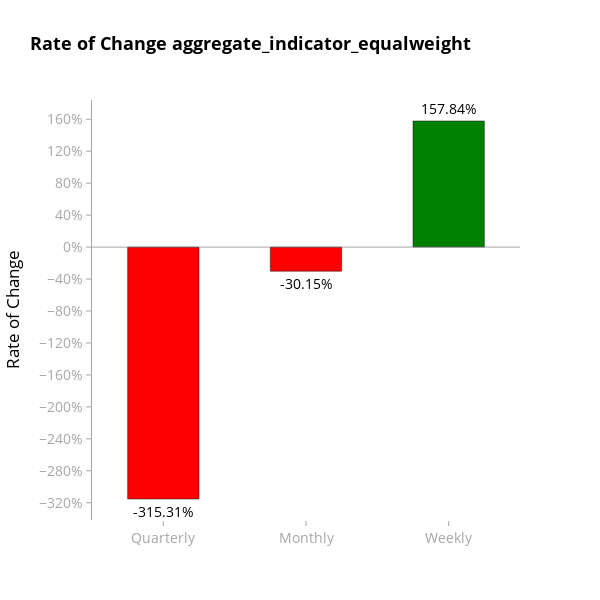
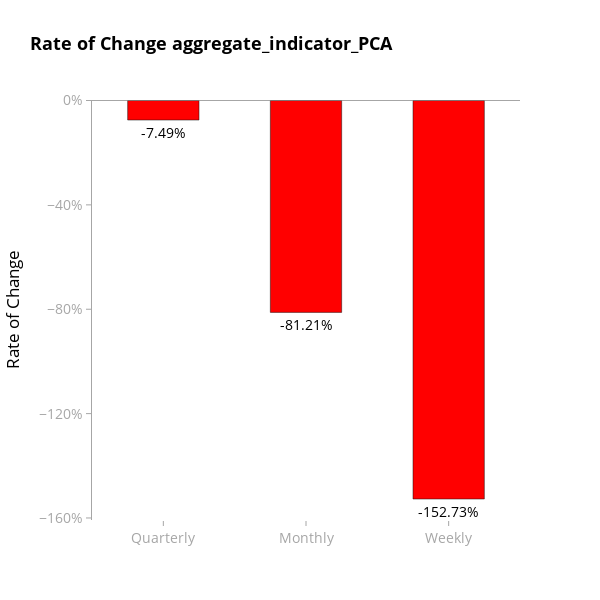

Notebook code for these charts, in order:
### Code cell
import plotly.io as pio  # Import plotly.io for saving HTML

# Define the color codes (matching the colors in create_indicator_chart)
GREY_COLOR = 'rgba(128, 128, 128, 0.7)'  # Semi-transparent grey
RED_COLOR = 'red'  # Red color for positive changes
BLUE_COLOR = 'blue'  # Blue color for negative changes

# Function to calculate percentage changes for given time periods
def calculate_periodic_changes(df, column):
    # Calculate the percentage changes for weekly, monthly, and quarterly periods
    weekly_change = df[column].pct_change(7).iloc[-1] * 100  # 7 days for weekly change
    monthly_change = df[column].pct_change(30).iloc[-1] * 100  # 30 days for monthly change
    quarterly_change = df[column].pct_change(90).iloc[-1] * 100  # 90 days for quarterly change

    return weekly_change, monthly_change, quarterly_change

# Create the bar chart for quarterly, monthly, and weekly changes
def create_bar_chart(merged_df, column):
    # Calculate percentage changes for the specified column
    weekly_change, monthly_change, quarterly_change = calculate_periodic_changes(merged_df, column)
    
    # Define the periods and changes in the new order: quarterly, monthly, weekly
    periods = ['Quarterly', 'Monthly', 'Weekly']
    changes = [quarterly_change, monthly_change, weekly_change]
    
    # Determine the color for each bar: RED_COLOR for positive, BLUE_COLOR for negative
    colors = ['green' if change > 0 else 'red' for change in changes]

    # Create the bar chart with the updated bar width
    fig = go.Figure()
    fig.add_trace(
        go.Bar(
            x=periods,
            y=changes,
            marker_color=colors,  # Set the colors for each bar
            text=[f"{change:.2f}%" for change in changes],  # Add text labels with percentage values
            textposition='outside',
            width=0.5  # Make the bars wider (as per your change)
        )
    )

    # Customize the layout
    fig.update_layout(
        title={
            'text': f"Rate of Change {column}",
            'font': {'color': 'black', 'size': 18, 'weight': 'bold'}
        },
        xaxis_title=None,  # Remove the x-axis title
        yaxis_title="Rate of Change",  # Change "Percentage Change" to "Rate of Change"
        yaxis_ticksuffix="%",
        plot_bgcolor='white',
        paper_bgcolor='white',
        font={'color': 'black', 'size': 14},
        width=600,  # Keep width at 600 pixels
        height=600,  # Keep height at 600 pixels
        hovermode="x unified",
    )

    # Add a horizontal line at y = 0%
    fig.add_hline(y=0, line_dash="solid", line_color=GREY_COLOR, line_width=1)

    # Set y-axis tickers to every 20% (like 0, 20, 40, 60, ... and -20, -40, -60, ...)
    fig.update_yaxes(
        showgrid=False, 
        tickfont={'color': GREY_COLOR, 'size': 14},  # Make y-axis labels grey
        zeroline=False,
        linecolor=GREY_COLOR,  # Grey color for y-axis lines
        showline=True,
        ticks='outside',
        tickcolor=GREY_COLOR,
        dtick=40  # Set dtick to 20 to display tickers every 20%
    )

    # Update x-axis (periods)
    fig.update_xaxes(
        showgrid=False, 
        tickfont={'color': GREY_COLOR, 'size': 14},  # Make x-axis labels grey
        zeroline=False,
        linecolor=None,  # Remove x-axis line
        showline=False,  # Ensure no line on x-axis
        ticks='outside',
        tickcolor=GREY_COLOR
    )

    # Show the chart
    fig.show()

    # Save the chart as an HTML file
    pio.write_html(fig, file=f'{column}_periodic_changes_chart.html')

# Call the function for aggregate indicator columns and save charts
create_bar_chart(merged_df, 'aggregate_indicator_equalweight')
create_bar_chart(merged_df, 'aggregate_indicator_PCA')

### Figure 1 — Plotly figure (JSON) as saved in the notebook; plotly's stock layout.template omitted (floating-point values rounded to 4 significant figures)
{"data": [{"marker": {"color": ["red", "red", "green"]}, "text": ["-315.31%", "-30.15%", "157.84%"], "textposition": "outside", "width": 0.5, "x": ["Quarterly", "Monthly", "Weekly"], "y": [-315.3, -30.15, 157.8], "type": "bar"}], "layout": {"title": {"font": {"color": "black", "size": 18, "weight": "bold"}, "text": "Rate of Change aggregate_indicator_equalweight"}, "yaxis": {"title": {"text": "Rate of Change"}, "ticksuffix": "%", "tickfont": {"color": "rgba(128, 128, 128, 0.7)", "size": 14}, "showgrid": false, "zeroline": false, "linecolor": "rgba(128, 128, 128, 0.7)", "showline": true, "ticks": "outside", "tickcolor": "rgba(128, 128, 128, 0.7)", "dtick": 40}, "font": {"color": "black", "size": 14}, "xaxis": {"title": {}, "tickfont": {"color": "rgba(128, 128, 128, 0.7)", "size": 14}, "showgrid": false, "zeroline": false, "showline": false, "ticks": "outside", "tickcolor": "rgba(128, 128, 128, 0.7)"}, "plot_bgcolor": "white", "paper_bgcolor": "white", "width": 600, "height": 600, "hovermode": "x unified", "shapes": [{"line": {"color": "rgba(128, 128, 128, 0.7)", "dash": "solid", "width": 1}, "type": "line", "x0": 0, "x1": 1, "xref": "x domain", "y0": 0, "y1": 0, "yref": "y"}]}}

### Figure 2 — Plotly figure (JSON) as saved in the notebook; plotly's stock layout.template omitted (floating-point values rounded to 4 significant figures)
{"data": [{"marker": {"color": ["red", "red", "red"]}, "text": ["-7.49%", "-81.21%", "-152.73%"], "textposition": "outside", "width": 0.5, "x": ["Quarterly", "Monthly", "Weekly"], "y": [-7.485, -81.21, -152.7], "type": "bar"}], "layout": {"title": {"font": {"color": "black", "size": 18, "weight": "bold"}, "text": "Rate of Change aggregate_indicator_PCA"}, "yaxis": {"title": {"text": "Rate of Change"}, "ticksuffix": "%", "tickfont": {"color": "rgba(128, 128, 128, 0.7)", "size": 14}, "showgrid": false, "zeroline": false, "linecolor": "rgba(128, 128, 128, 0.7)", "showline": true, "ticks": "outside", "tickcolor": "rgba(128, 128, 128, 0.7)", "dtick": 40}, "font": {"color": "black", "size": 14}, "xaxis": {"title": {}, "tickfont": {"color": "rgba(128, 128, 128, 0.7)", "size": 14}, "showgrid": false, "zeroline": false, "showline": false, "ticks": "outside", "tickcolor": "rgba(128, 128, 128, 0.7)"}, "plot_bgcolor": "white", "paper_bgcolor": "white", "width": 600, "height": 600, "hovermode": "x unified", "shapes": [{"line": {"color": "rgba(128, 128, 128, 0.7)", "dash": "solid", "width": 1}, "type": "line", "x0": 0, "x1": 1, "xref": "x domain", "y0": 0, "y1": 0, "yref": "y"}]}}
